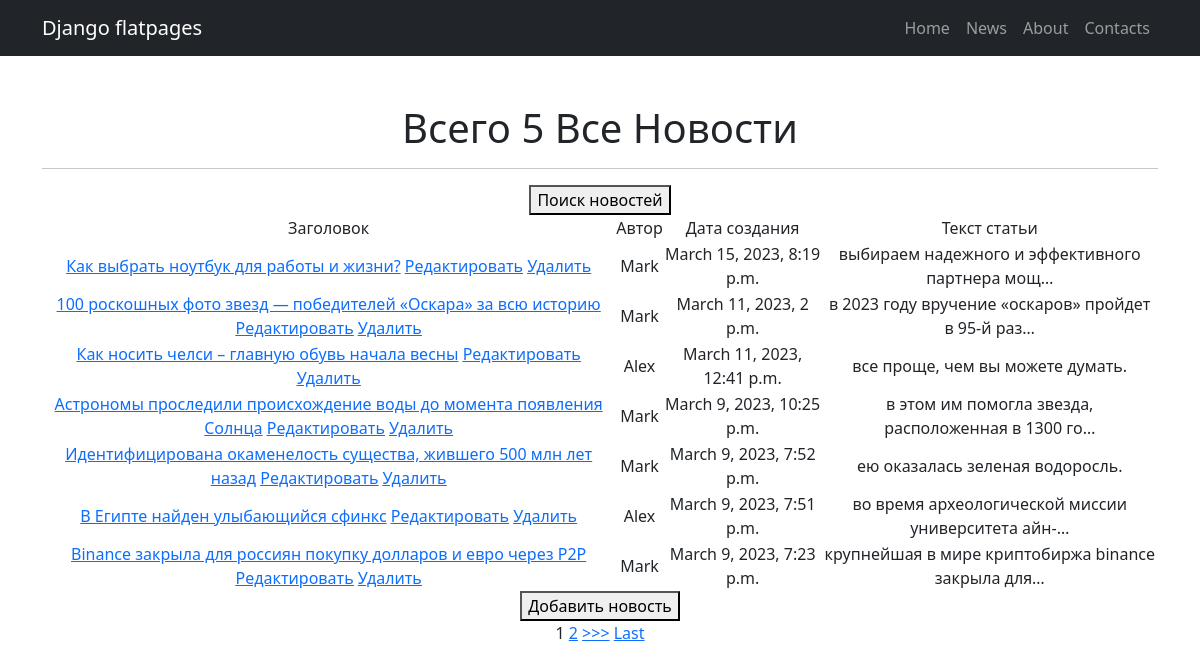
Page /news/ on the committed database.
### simpleapp/models.py (models this page shows, shortened)
class Post(models.Model):
    authorArticle = models.ForeignKey(Author, on_delete=models.CASCADE)
    NEWS = 'NW'
    ARTICLE = 'AR'
    CATEGORY_CHOICES = (
        (NEWS, 'Новость'),
        (ARTICLE, 'Статья'),
    )
    categoryType = models.CharField(max_length=2, choices=CATEGORY_CHOICES, default=ARTICLE)
    dateCreation = models.DateTimeField(auto_now_add=True)
    postCategory = models.ManyToManyField(Category, through='PostCategory')
    title = models.CharField(max_length=128)
    postText = models.TextField()
    rating = models.SmallIntegerField(default=0)

class Author(models.Model):
    authorUser = models.OneToOneField(User, on_delete=models.CASCADE)
    ratingAuthor = models.SmallIntegerField(default=0)
    def __str__(self):
            return self.authorUser.username

### simpleapp/views.py (the view, shortened to what this page needs)
# urls.py: path('', NewsList.as_view(), name='allnews'),
class NewsList(ListView):
    model = Post
    template_name = 'allnews.html'
    context_object_name = 'allnews'
    queryset = Post.objects.order_by('-id')
    paginate_by = 5
    def get_context_data(self, **kwargs): # забираем отфильтрованные объекты переопределяя метод get_context_data у наследуемого класса (привет, полиморфизм, мы скучали!!!)
        context = super().get_context_data(**kwargs)
        context['filter'] = NewsFilter(self.request.GET, queryset=self.get_queryset()) # вписываем наш фильтр в контекст
        return context

### simpleapp/templatetags/custom_filters.py (called while the page is built)
@register.filter(
    name='censor')  # регистрируем наш фильтр под именем censor, чтоб django понимал, что это именно фильтр, а не простая функция
def cut(value):
    Banned_List = ["блять", "ебать", "пиздец"]
    new_sentence = ""
    for word in value.lower().split():
        if word in Banned_List:
            new_sentence += '*** '
        else:
            new_sentence += word + ' '
    return new_sentence

### templates/allnews.html (shortened to what this page needs)
{% extends 'flatpages/default.html' %}
{% load static %}
{% load custom_filters %}
{% block content %}
    <h1>Всего {{ allnews|length }} Все Новости  </h1>
    <hr>
<form action="{% url 'search' %}">
   <button>Поиск новостей</button>
  </form>
    {% if allnews %}
        <table>
            <tr>
                <td>
                    Заголовок
                </td>
                <td>
                    Автор
                </td>
                <td>
                    Дата создания
                </td>
                <td>
                    Текст статьи
                </td>
            </tr>
            {% for post in filter.qs %}
                <tr>
                    <td>
                        <a href="{% url 'post' post.pk %}">{{ post.title }}</a>
                        <a href="{% url 'edit' post.pk %}"><u>Редактировать</u></a>
                        <a href="{% url 'delete' post.pk %}"><u>Удалить</u></a>
                    </td>
                    <td>
                        {{ post.authorArticle }}
                    </td>
                    <td>
		                {{ post.dateCreation}}
                    </td>
                    <td>
                        {{ post.postText|truncatechars:50|censor}}
                    </td>
                </tr>
            {% endfor %}
        </table>
    {% else %}
        <h2>Новостей нет!</h2>
    {% endif %}
<form action="{% url 'add' %}">
   <button>Добавить новость</button>
  </form>
{% if is_paginated %}
    {% for num in page_obj.paginator.page_range %}
        {% if page_obj.number == num %}
            <a>{{ num }}</a>
        {% elif num > page_obj.number|add:'-3' and num < page_obj.number|add:'3' %}
            <a href="?page={{ num }}">{{ num }}</a>
        {% endif %}
    {% endfor %}
    {% if page_obj.has_next %}
        <a href="?page={{ page_obj.next_page_number }}">>>></a>
        <a href="?page={{ page_obj.paginator.num_pages }}">Last</a>
    {% endif %}
{% endif %}
{% endblock content %}

### templates/flatpages/default.html (shortened to what this page needs)
{% load static %}
<!DOCTYPE html>
<html lang="en">
<head>
  <link href="{% static 'css/styles.css' %}" rel="stylesheet">
</head>
<body>
  <nav class="navbar navbar-expand-lg navbar-dark bg-dark">
    <div class="container">
      <a class="navbar-brand" href="#">Django flatpages</a>
    <div class="collapse navbar-collapse" id="navbarSupportedContent">
        <ul class="navbar-nav ms-auto mb-2 mb-lg-0">
          <li class="nav-item active">
            <a class="nav-link" href="/home/">Home</a>
          </li>
          <li class="nav-item">
            <a class="nav-link" href="/news/">News</a>
          </li>
          <li class="nav-item">
            <a class="nav-link" href="/about/">About</a>
          </li>
          <li class="nav-item">
            <a class="nav-link" href="/contacts/">Contacts</a>
          </li>
        </ul>
      </div>
    </div>
  </nav>
  <div class="container">
      <div class="text-center mt-5">
       {% block content %}{% endblock content %}
      </div>
  </div>
</body>
</html>

### rows in the picture
Post: title "Как выбрать ноутбук для работы и жизни?", authorArticle "Mark", dateCreation "March 15, 2023, 8:19 p.m.", postText|censor "выбираем надежного и эффективного партнера мощ…"
Post: title "100 роскошных фото звезд — победителей «Оскара» за всю историю", authorArticle "Mark", dateCreation "March 11, 2023, 2 p.m.", postText|censor "в 2023 году вручение «оскаров» пройдет в 95-й раз…"
Post: title "Как носить челси – главную обувь начала весны", authorArticle "Alex", dateCreation "March 11, 2023, 12:41 p.m.", postText|censor "все проще, чем вы можете думать."
Post: title "Астрономы проследили происхождение воды до момента появления Солнца", authorArticle "Mark", dateCreation "March 9, 2023, 10:25 p.m.", postText|censor "в этом им помогла звезда, расположенная в 1300 го…"
Post: title "Идентифицирована окаменелость существа, жившего 500 млн лет назад", authorArticle "Mark", dateCreation "March 9, 2023, 7:52 p.m.", postText|censor "ею оказалась зеленая водоросль."
Post: title "В Египте найден улыбающийся сфинкс", authorArticle "Alex", dateCreation "March 9, 2023, 7:51 p.m.", postText|censor "во время археологической миссии университета айн-…"
Post: title "Binance закрыла для россиян покупку долларов и евро через P2P", authorArticle "Mark", dateCreation "March 9, 2023, 7:23 p.m.", postText|censor "крупнейшая в мире криптобиржа binance закрыла для…"

### other values in the picture
{{ allnews|length }} "5"
{{ num }} "1"
{{ num }} "2"
